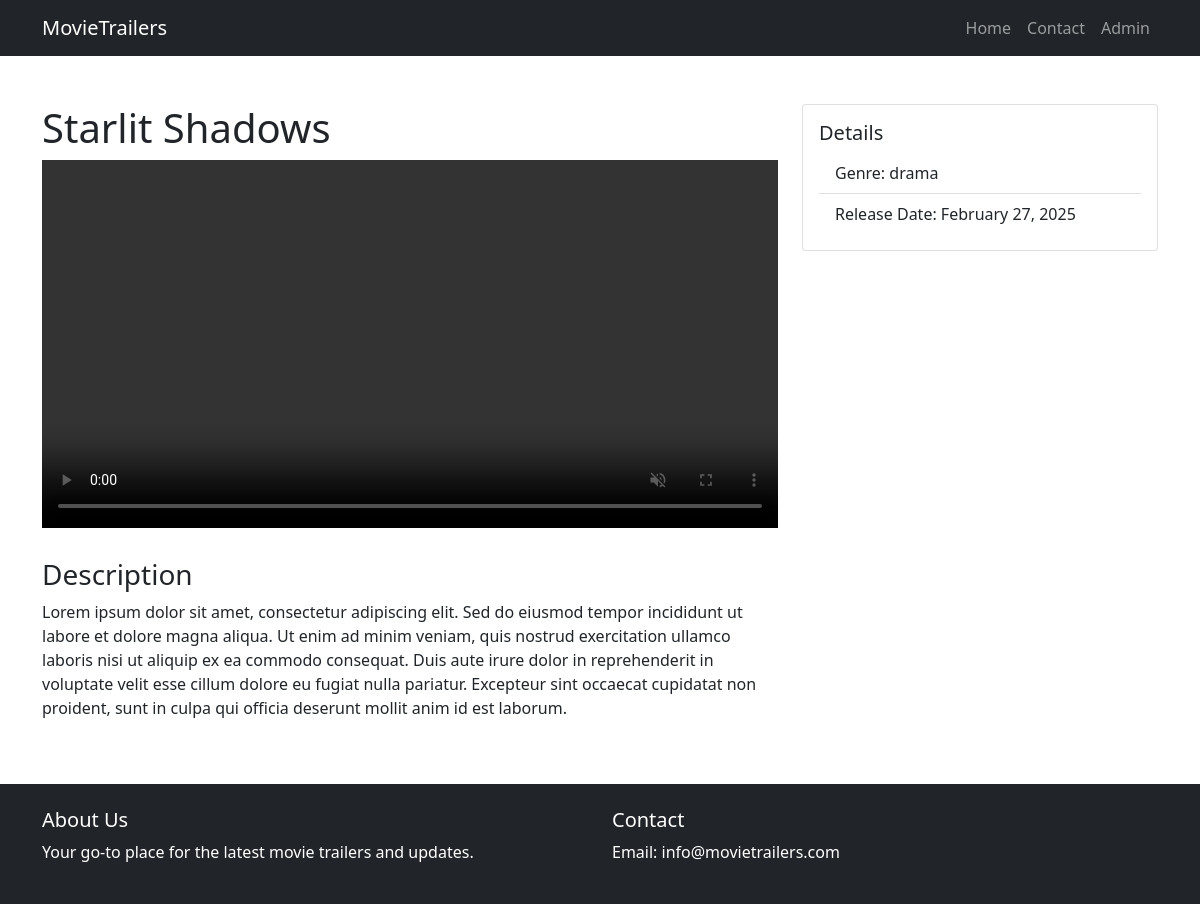
Screenshot of /filmtrailer/movie.php?id=2 with the database file from the repository.
### tables this page shows
CREATE TABLE `movies` (
  `id` int(11) NOT NULL,
  `title` varchar(255) NOT NULL,
  `description` text DEFAULT NULL,
  `genre` varchar(100) DEFAULT NULL,
  `release_date` date DEFAULT NULL,
  `trailer_url` varchar(255) DEFAULT NULL,
  `image_url` varchar(255) NOT NULL,
  `image_path` varchar(255) NOT NULL,
  `created_at` timestamp NOT NULL DEFAULT current_timestamp()
);

### filmtrailer/movie.php (the view, shortened to what this page needs)
<?php
include 'includes/header.php';
include 'includes/db.php';
$stmt = $pdo->prepare("SELECT * FROM movies WHERE id = ?");
$stmt->execute([$_GET['id']]);
$movie = $stmt->fetch();
?>
<?php
function convertToEmbedUrl($url) {
    return $url;
}
$embedUrl = convertToEmbedUrl($movie['trailer_url']);
?>
<div class="container mt-5">
    <div class="row">
        <div class="col-md-8">
            <h1><?= $movie['title'] ?></h1>
            <?php if (strpos($embedUrl, 'youtube.com') !== false): ?>
                <div class="ratio ratio-16x9">
                    <iframe src="<?= $embedUrl ?>" title="Trailer" frameborder="0" allowfullscreen></iframe>
                </div>
            <?php else: ?>
                <video controls width="100%" height="auto" autoplay muted>
                    <source src="<?= $embedUrl ?>" type="video/mp4">
                </video>
            <?php endif; ?>
            <h3 class="mt-4">Description</h3>
            <p><?= $movie['description'] ?></p>
        </div>
        <div class="col-md-4">
            <div class="card">
                <div class="card-body">
                    <h5 class="card-title">Details</h5>
                    <ul class="list-group list-group-flush">
                        <li class="list-group-item">Genre: <?= $movie['genre'] ?></li>
                        <li class="list-group-item">Release Date: <?= date('F j, Y', strtotime($movie['release_date'])) ?></li>
                    </ul>
                </div>
            </div>
        </div>
    </div>
</div>
<?php include 'includes/footer.php'; ?>

### rows the page displays
movies: title "Starlit Shadows", description "Lorem ipsum dolor sit amet, consectetur adipiscing elit. Sed do eiusmod tempor incididunt ut labore et dolore magna aliqua. Ut enim ad minim veniam, quis nostrud exercitation ullamco laboris nisi ut aliquip ex ea commodo consequat. Duis aute irure dolor in reprehenderit in voluptate velit esse cillum dolore eu fugiat nulla pariatur. Excepteur sint occaecat cupidatat non proident, sunt in culpa qui officia deserunt mollit anim id est laborum.", genre "drama", release_date "February 27, 2025"
